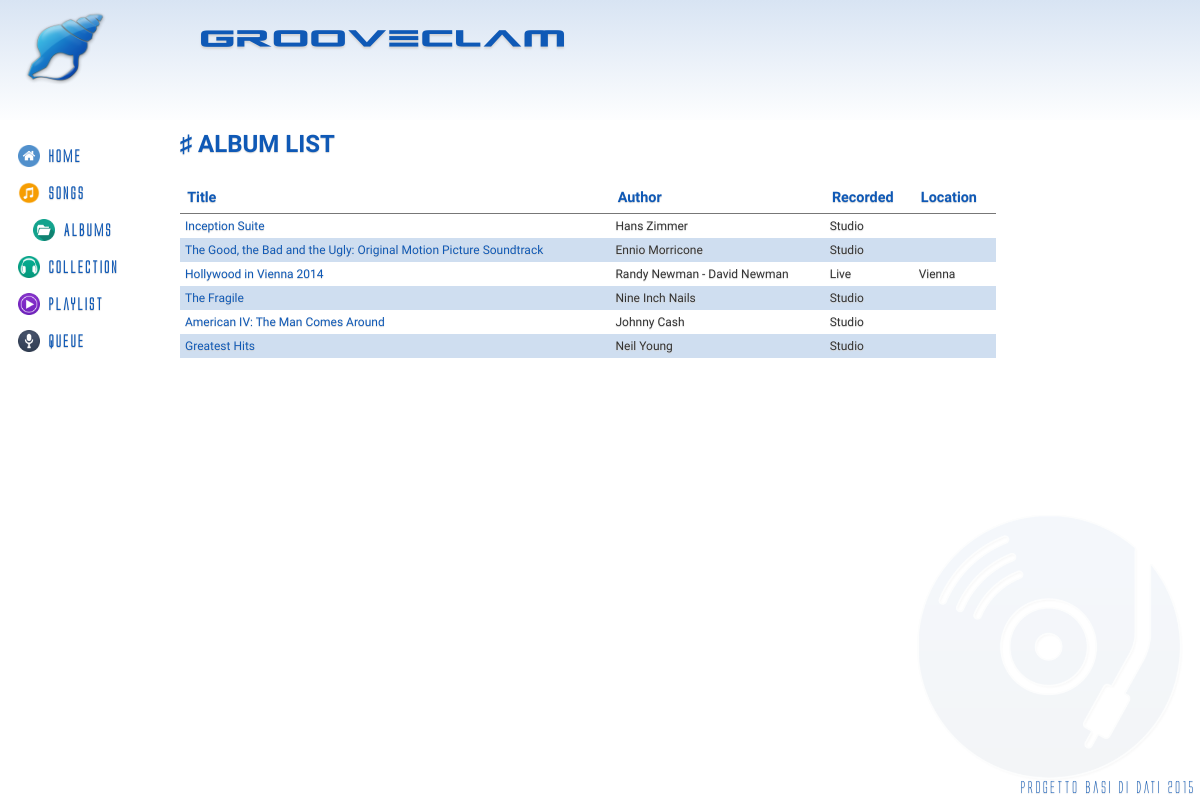
Screenshot of /?controller=albums&action=index with the database file from the repository.
### tables this page shows
CREATE TABLE IF NOT EXISTS `Album` (
	`IdAlbum` INT(11) NOT NULL AUTO_INCREMENT,
	`Title` VARCHAR(140) NOT NULL,
	`Author` VARCHAR(140) NOT NULL,
	`Info` VARCHAR(300) DEFAULT NULL,
	`Year` DATE NOT NULL,
	`Live` BOOLEAN NOT NULL,
	`Location` VARCHAR(40) DEFAULT NULL,
	PRIMARY KEY(`IdAlbum`)
);

### controllers/albums_controller.php (called while the page is built, shortened)
<?php
class AlbumController {
	public function index() {
		$albums = Album::all();
		require_once('views/albums/index.php');
	}
}
?>

### index.php (called while the page is built, shortened)
<?php
require_once('views/layout.php');
?>

### models/album.php (called while the page is built, shortened)
<?php
class Album {
	private $id;
	private $title;
	private $author;
	private $live;
	public function __construct($id, $title, $author, $info, $live, $songs, $path) {
		$this->id = $id;
		$this->title = $title;
		$this->author = $author;
		$this->live = $live;
	}
	public function id() {
		return $this->id;
	}
	public function title() {
		return $this->title;
	}
	public function author() {
		return $this->author;
	}
	public function live() {
		return $this->live;
	}
	public static function all() {
		$list = array();
		$db = Db::getInstance();
		$req = $db->query('SELECT * FROM Album');
		foreach($req->fetchAll() as $album) {
			if(isset($album['Live']) && $album['Live'] == true) {
				$live = array(
					'Live' => $album['Live'],
					'Location' => $album['Location']
				);
			} else {
				$live = false;
			}
			$list[] = new Album($album['IdAlbum'], $album['Title'], $album['Author'], $album['Info'], $live, array(), '');
		}
		return $list;
	}
}
?>

### views/albums/index.php (the view, shortened to what this page needs)
<h2>&#9839; ALBUM LIST</h2>
<table class="table">
<thead>
	<tr>
		<th>Title</th>
		<th>Author</th>
		<th>Recorded</th>
		<th>Location</th>
	</tr>
</thead>
<tbody>
<?php foreach($albums as $album) { ?>
	<tr>
		<td><a href='?controller=albums&action=show&id=<?php echo $album->id(); ?>'><?php echo $album->title(); ?></a></td>
		<td><?php echo $album->author(); ?></td>
		<td><?php if(is_array($album->live())) { echo "Live"; } else { echo "Studio"; } ?></td>
		<td><?php if(is_array($album->live())) { $location = $album->live(); echo $location['Location']; } else { echo ""; } ?></td>
	</tr>
<?php } ?>
</tbody>
</table>

### css/style.css (style rules this page uses)
* { margin: 0; }
html, body { font-family: Grumpy; height: 100%; }
body { background: #ffffff url('../img/cd_music_w.png') no-repeat bottom right; background-size: 25%; color: #333; text-shadow: 0px 1px 1px #d4d4d4; }
a { text-decoration: none; color: rgb(15, 89, 182); }
h1, h2, h3, h4, h5 { color: rgb(15, 89, 182); }
.table { width:80%; border-collapse: collapse; margin: 1.5em 0em; }
.table th { border-bottom: 1px solid #777; text-align: left; padding: .5em; font-size: .9em; color: rgb(15, 89, 182); }
.table td { padding: 5px; font-size: .75em; }
.table tr:nth-child(2n+2) { background-color: rgba(15, 89, 182, .2); }

### rows the page displays
album: Title "Inception Suite", Author "Hans Zimmer", Live "Studio"
album: Title "The Good, the Bad and the Ugly: Original Motion Picture Soundtrack", Author "Ennio Morricone", Live "Studio"
album: Title "Hollywood in Vienna 2014", Author "Randy Newman - David Newman", shows "Live", Location "Vienna"
album: Title "The Fragile", Author "Nine Inch Nails", Live "Studio"
album: Title "American IV: The Man Comes Around", Author "Johnny Cash", Live "Studio"
album: Title "Greatest Hits", Author "Neil Young", Live "Studio"
